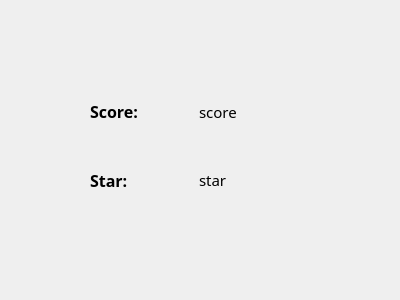
<?xml version="1.0" encoding="UTF-8"?>
<ui version="4.0">
 <class>GameOver</class>
 <widget class="QWidget" name="GameOver">
  <property name="geometry">
   <rect>
    <x>0</x>
    <y>0</y>
    <width>400</width>
    <height>300</height>
   </rect>
  </property>
  <property name="windowTitle">
   <string>Form</string>
  </property>
  <widget class="QWidget" name="layoutWidget">
   <property name="geometry">
    <rect>
     <x>90</x>
     <y>80</y>
     <width>211</width>
     <height>131</height>
    </rect>
   </property>
   <layout class="QGridLayout" name="gridLayout">
    <item row="0" column="0">
     <widget class="QLabel" name="label">
      <property name="font">
       <font>
        <family>Arial Black</family>
        <pointsize>12</pointsize>
        <weight>75</weight>
        <bold>true</bold>
       </font>
      </property>
      <property name="frameShape">
       <enum>QFrame::NoFrame</enum>
      </property>
      <property name="text">
       <string>Score:</string>
      </property>
     </widget>
    </item>
    <item row="0" column="1">
     <widget class="QLabel" name="score">
      <property name="font">
       <font>
        <family>Arial Rounded MT Bold</family>
        <pointsize>11</pointsize>
       </font>
      </property>
      <property name="text">
       <string>score</string>
      </property>
     </widget>
    </item>
    <item row="1" column="0">
     <widget class="QLabel" name="label_2">
      <property name="font">
       <font>
        <family>Arial Black</family>
        <pointsize>12</pointsize>
        <weight>75</weight>
        <bold>true</bold>
       </font>
      </property>
      <property name="text">
       <string>Star:</string>
      </property>
     </widget>
    </item>
    <item row="1" column="1">
     <widget class="QLabel" name="star">
      <property name="font">
       <font>
        <family>Arial Rounded MT Bold</family>
        <pointsize>11</pointsize>
       </font>
      </property>
      <property name="text">
       <string>star</string>
      </property>
     </widget>
    </item>
   </layout>
  </widget>
 </widget>
 <resources/>
 <connections/>
</ui>
